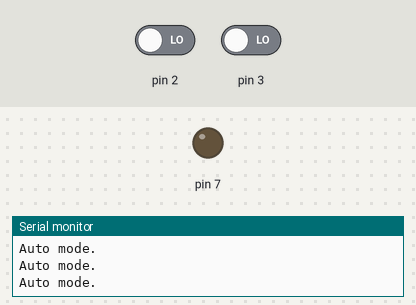
This program was run on a simulated Arduino Uno, built with avr-gcc and run on an emulated ATmega328P. Shown: output pins drawn as LEDs (lit = HIGH), the last lines printed to the serial monitor. Dashed ring = blinking. Inputs (shaded band) come from the test bench; at power-on: pin 3 LOW, pin 2 LOW.

Above: at 1.2 s.
1.3 s: pin 3 driven HIGH
3.5 s: pin 2 driven HIGH
At 3.62 s:
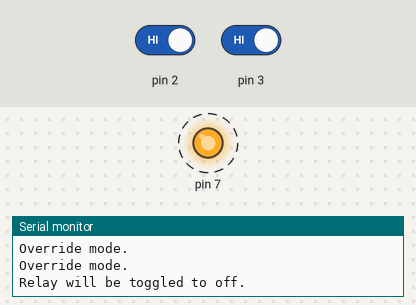
6.5 s: pin 2 driven LOW
At 7.2 s:
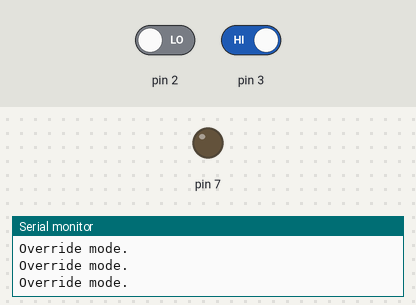
Timing chart, 0 to 9.5 s (numbered marks = the images above; inputs shaded):
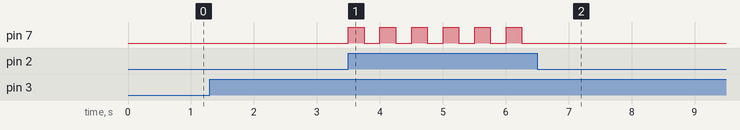

Measured:
- after the input at 3.5 s, pin 7: alternates HIGH for 0.25 s and LOW for 0.25 s, starting at once
- after the input at 6.5 s, pin 7: stops changing and stays LOW

The program:

main.cpp
```cpp
#include "AutoTemperatureToggler.h"
#include <Arduino.h>

AutoTemperatureToggler autoTemperatureToggler(7, NORMALLY_OPEN, A2, 2700, 3950, 25, 1000, 1, A1, 2);

void setup() {
  Serial.begin(9600);
}


void loop() {
  autoTemperatureToggler.performManualAndAutonomousRelayToggling();
  delay(250);
}

// #include<math.h>
// #include<Arduino.h>
// const int OVERRIDE_CONTROL_BUTTON_PIN = 2;
// const int OVERRIDE_ON_LED_PIN = 11;
// const int OVERRIDE_OFF_LED_PIN = 12;
// const int AUTO_LED_PIN = 13;
// const int RELAY_PIN = 7;
// const int TEMPERATURE_SET_PIN = A1;
// const int THERMISTOR_PIN = A2;
// const int AUTO_OR_OVERRIDE_MODE_PIN = 3;

// // thermistor constants
// const int THERMISTOR_KNOWN_SERIES_RESISTOR_RESISTANCE = 2700;
// const int THERMISTOR_BETA = 3950;
// const int THERMISTOR_NOMINAL_TEMPERATURE_CELCIUS = 25;
// const int THERMISTOR_NOMINAL_RESISTANCE = 1000;

// // auto mode variables
// const int AUTO_MODE_CHECK_DELAY = 10000; // 10 secs
// const int NUMBER_OF_TEMPERATURE_READINGS_TO_CAPTURE = 5;
// uint32_t currentTime;
// uint32_t autoModeTime;
// float capturedTemperatureTotal = 0;
// int numberOfTemperatureReadingsCaptured = 0;

// // FSM variables
// enum states {
//   AUTO,
//   OVERRIDE,
//   NONE
// };
// volatile states currentState = AUTO;
// states previousState = NONE;
// int overrideControl = 0;

// int autoOrOverrideState;
// int buttonPressesCount = 0;

// void resetOutputs(){
//   digitalWrite(OVERRIDE_OFF_LED_PIN, LOW);
//   digitalWrite(OVERRIDE_ON_LED_PIN, LOW);
//   digitalWrite(AUTO_LED_PIN, LOW);
//   digitalWrite(RELAY_PIN,HIGH);
// }

// void toggleStateInOverrideFor(int buttonPresses){
//   if (buttonPressesCount % 2 == 1){ // off override
//      Serial.println("Override off requested");
//      digitalWrite(OVERRIDE_OFF_LED_PIN, HIGH);
//      digitalWrite(OVERRIDE_ON_LED_PIN, LOW);
//      digitalWrite(RELAY_PIN, HIGH);
//   } else { // on override
//      Serial.println("Override on requested");
//      digitalWrite(OVERRIDE_ON_LED_PIN, HIGH);
//      digitalWrite(OVERRIDE_OFF_LED_PIN, LOW);
//      digitalWrite(RELAY_PIN, LOW);
//   }
// }

// void toggleStateInAutoFor(int temperature, int turnOnTemperature){
//   if (temperature >= turnOnTemperature){
//       Serial.println("Automatic mode determined that the pump should be turned on.");
//       digitalWrite(RELAY_PIN, LOW);
//     } else {
//       Serial.println("Automatic mode determined that the pump should be turned off.");
//       digitalWrite(RELAY_PIN, HIGH);
//     }
// }

// int getThermistorResistance(){
//   float resistance;

//   float thermistorAnalogVoltage = analogRead(THERMISTOR_PIN);

//   Serial.print("Analog reading ");
//   Serial.println(thermistorAnalogVoltage);

//   // convert the value to resistance
//   resistance = (1023 / thermistorAnalogVoltage)  - 1;     // (1023/ADC - 1)
//   resistance = THERMISTOR_KNOWN_SERIES_RESISTOR_RESISTANCE / resistance;  // 2.7K / (1023/ADC - 1)
//   Serial.print("Thermistor resistance ");
//   Serial.println(resistance);
//   return resistance;
// }
// int getTemperature(){
//    float thermistorResistance = getThermistorResistance();
//    float steinhart;
//    steinhart = thermistorResistance / THERMISTOR_NOMINAL_RESISTANCE;     // (R/Ro)
//    steinhart = log(steinhart);                                           // ln(R/Ro)
//    steinhart /= THERMISTOR_BETA;                                         // 1/B * ln(R/Ro)
//    steinhart += 1.0 / (THERMISTOR_NOMINAL_TEMPERATURE_CELCIUS + 273.15); // + (1/To)
//    steinhart = 1.0 / steinhart;                                          // Invert
//    steinhart -= 273.15;                                                  // convert absolute temp to C

//    Serial.print("Temperature ");
//    Serial.print(steinhart);
//    Serial.println(" *C");
//    return steinhart;
// }

// int setTurnOnTemperature(){
//   int digitalVoltage = analogRead(TEMPERATURE_SET_PIN);
//   Serial.print("Voltage for temperature set pin: ");
//   Serial.println(digitalVoltage);
//   int turnOnTemperature = 0.025 * digitalVoltage + 25; // temperature between 25 and 50 degrees maps 0 to 1023 to value between 25 and 50
//   Serial.print("Turn on temperature set to ");
//   Serial.println(turnOnTemperature);
//   return turnOnTemperature;
// }

// void toggleStateAutonomously(){
//   int turnOnTemperature = setTurnOnTemperature();
//   int temperature = getTemperature();
//   numberOfTemperatureReadingsCaptured += 1;
//   capturedTemperatureTotal += temperature;
//   Serial.print("Total readings taken: ");
//   Serial.println(numberOfTemperatureReadingsCaptured);
//   if (numberOfTemperatureReadingsCaptured == NUMBER_OF_TEMPERATURE_READINGS_TO_CAPTURE){
//     Serial.print("Will perform toggle based on average over ");
//     Serial.print(NUMBER_OF_TEMPERATURE_READINGS_TO_CAPTURE);
//     Serial.println(" readings");
//     float averageTemperature = capturedTemperatureTotal / NUMBER_OF_TEMPERATURE_READINGS_TO_CAPTURE ;
//     Serial.print("Average temperature of ");
//     Serial.print(averageTemperature);
//     Serial.println(" *C");
//     toggleStateInAutoFor(averageTemperature, turnOnTemperature);
//     numberOfTemperatureReadingsCaptured = 0;
//     capturedTemperatureTotal = 0;
//   }
// }

// void toggleAutoAndOverrideState(){
//   Serial.println("Toggle detected");
//   if(digitalRead(AUTO_OR_OVERRIDE_MODE_PIN) == 1) {
//     currentState = OVERRIDE;
//   } else {
//     currentState = AUTO;
//   }
// }

// void setup() {
//   // put your setup code here, to run once:
//   Serial.begin(9600);
//   pinMode(OVERRIDE_ON_LED_PIN,OUTPUT);
//   pinMode(OVERRIDE_OFF_LED_PIN,OUTPUT);
//   pinMode(AUTO_LED_PIN,OUTPUT);
//   pinMode(RELAY_PIN,OUTPUT);
//   pinMode(OVERRIDE_CONTROL_BUTTON_PIN,INPUT);
//   pinMode(AUTO_OR_OVERRIDE_MODE_PIN,INPUT);
//   attachInterrupt(1, toggleAutoAndOverrideState, CHANGE);
//   resetOutputs();
// }

// void loop() {
//   switch(currentState){
//     case AUTO:
//       Serial.println("Auto mode.");
//       currentState = AUTO;
//       if (previousState != currentState){
//         previousState = currentState;
//         autoModeTime = millis();
//       }
//       digitalWrite(OVERRIDE_ON_LED_PIN, LOW);
//       digitalWrite(OVERRIDE_OFF_LED_PIN, LOW);
//       digitalWrite(AUTO_LED_PIN, HIGH);
//       currentTime = millis();
//       if (currentTime >= autoModeTime + AUTO_MODE_CHECK_DELAY){
//         toggleStateAutonomously();
//         autoModeTime = currentTime;
//       }
//       break;

//     case OVERRIDE:
//       Serial.println("Override mode.");
//       digitalWrite(AUTO_LED_PIN, LOW);
//       overrideControl = digitalRead(OVERRIDE_CONTROL_BUTTON_PIN);
//       if (overrideControl == HIGH){
//         Serial.print("Button pressed.");
//         buttonPressesCount += 1;
//         Serial.print("Number of presses up until now is ");
//         Serial.println(buttonPressesCount);
//         toggleStateInOverrideFor(buttonPressesCount);
//       }
//       break;

//   }
//   delay(250);
// }
```
